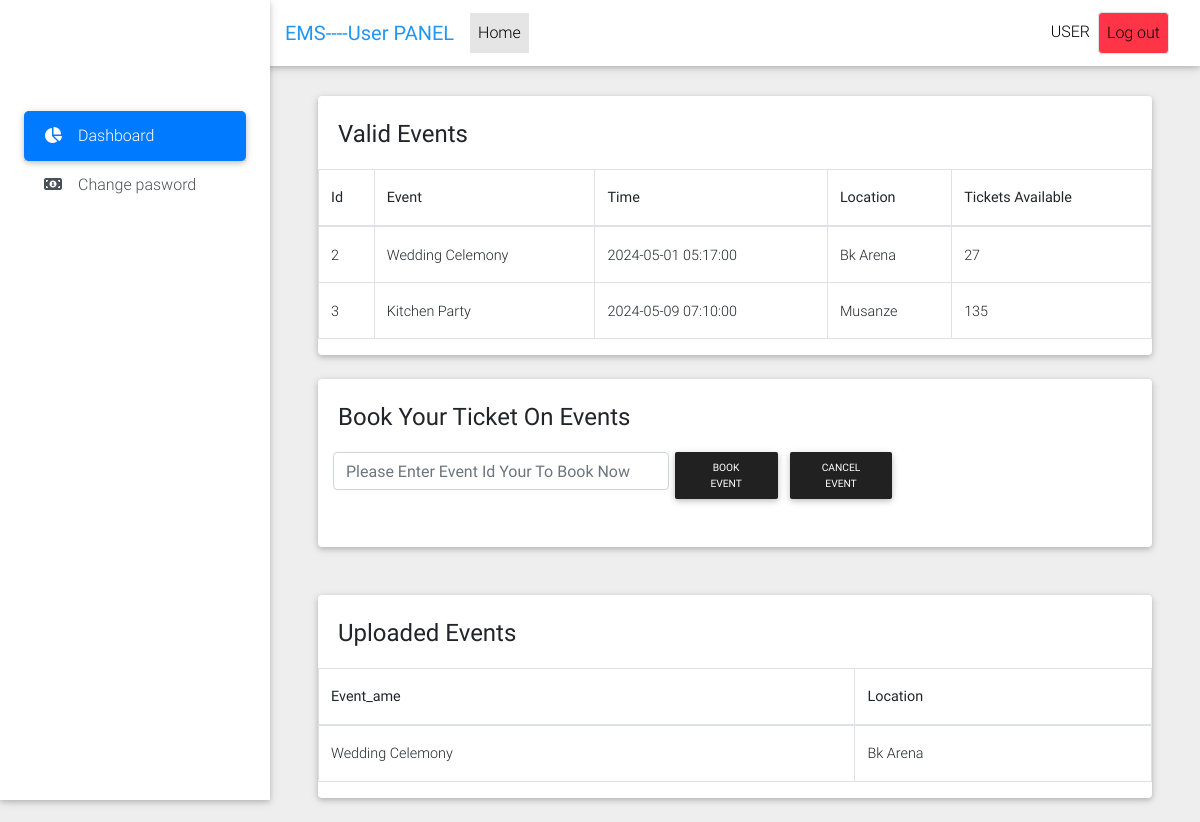
The app's page /dashboard.php (signed in) with its own data.
### tables this page shows
CREATE TABLE `events` (
  `id` int(11) NOT NULL,
  `event_name` varchar(255) NOT NULL,
  `event_time` datetime NOT NULL,
  `location` varchar(255) NOT NULL,
  `tickets` varchar(255) NOT NULL
);

CREATE TABLE `booked` (
  `Id` int(11) NOT NULL,
  `event_name` varchar(255) NOT NULL,
  `location` varchar(255) NOT NULL
);

### action/uploadedAttendance.php (the view, shortened to what this page needs)
 <?php
if ($_SESSION['userType']=='Trainer') {
  ?>
 <div class="card mb-4 wow fadeIn">
        <div class="card-body d-sm-flex justify-content-between">
          <h4 class="mb-2 mb-sm-0 pt-1">
            <span>Uploaded Events</span>
          </h4>
        </div>
           <table id="dataTable" class="table table-bordered">
                                    <thead>
                                        <tr>
                                            <th>Module</th>
                                            <th>Date</th>
                                            <th>Status</th>
                                        </tr>
                                    </thead>
                                    <tfoot>
                                        <tr>
                                          <th>Module</th>
                                            <th>Date</th>
                                            <th>Status</th>
                                        </tr>
                                    </tfoot>
                                    <tbody>
                                      <?php
                                      if ($attMade=$con->query("SELECT distinct * from uploadedattendance,modules where modules.moduleId=uploadedattendance.module AND uploadedattendance.trainer='".$_SESSION['userId']."'")) {
                                        if (mysqli_num_rows($attMade)==0) {
                                         echo "<tr ><td colspan='5' align='center'>No Event uploaded Yet</td></tr>";
                                        }
                                        while ($allAtt=mysqli_fetch_array($attMade)) {
                                          ?>
                                          <tr>
                                          <td><?php echo  $allAtt['moduleName']; ?></td>
                                          <td><?php echo  $allAtt['date']; ?></td>
                                          <td><?php echo  $allAtt['approved']; ?>
                                          </td>
                                          </tr>
                                          <?php
                                        }
                                      }
                                      ?>
                                    </tbody>
                                </table>
      </div>
      <?php
}elseif ($_SESSION['userType']=='User') {
  ?>
   <div class="card mb-4 wow fadeIn">
        <div class="card-body d-sm-flex justify-content-between">
          <h4 class="mb-2 mb-sm-0 pt-1">
            <span>Valid Events</span>
          </h4>
        </div>
            <table id="dataTable" class="table table-bordered">
                                    <tbody>
                                      <?php
                                      if ($mod=$con->query("SELECT * FROM events")) {
                                        if (mysqli_num_rows($mod)>0) {
                                          ?>
                                             <thead>
                                        <tr>
                                            <th>Id</th>
                                            <th>Event</th>
                                            <th>Time</th>
                                            <th>Location</th>
                                            <th>Tickets Available</th>
                                        </tr>
                                    </thead>
                                          <?php
                                        }
                                        while ($getMod=mysqli_fetch_array($mod)) {
                                          echo "<tr>
                                              <td>".$getMod['id']."</td>
                                              <td>".$getMod['event_name']."</td>
                                              <td>".$getMod['event_time']."</td>
                                              <td>".$getMod['location']."</td>
                                              <td>".$getMod['tickets']."</td>
                                          </tr>";
                                        }
                                      }
                                      ?>
                                    </tbody>
                                </table>
      </div>
      <div class="card mb-4 wow fadeIn">
        <div class="card-body d-sm-flex justify-content-between">
          <h4 class="mb-2 mb-sm-0 pt-1">
            <span>Book Your Ticket On Events</span>
          </h4>
        </div>
             <form class="container row w-75" action="" method="post" enctype="multipart/form-data">
            <div class="col-lg-12">
              <div class=" d-flex justify-content-center">
                <input type="text" class="form-control file" name="idis" placeholder="Please Enter Event Id Your To Book Now">
                <button class="btn btn-dark btn-sm my-0 p w-25" type="submit" name="book">Book Event</button>
                <button class="btn btn-dark btn-sm my-0 p w-25" type="submit" name="cancel">Cancel Event</button>
              </div>
            </div>
              <br>
          </form>
          <br>
          <br>
        </div>
        <br>
        <div class="card mb-4 wow fadeIn">
        <div class="card-body d-sm-flex justify-content-between">
          <h4 class="mb-2 mb-sm-0 pt-1">
            <span>Uploaded Events</span>
          </h4>
        </div>
           <table id="dataTable" class="table table-bordered">
                                    <tbody>
                                      <?php
                                      if ($modi=$con->query("SELECT * FROM booked")) {
                                        if (mysqli_num_rows($modi)>0) {
                                          ?>
                                             <thead>
                                        <tr>
                                            <th>Event_ame</th>
                                            <th>Location</th>
                                        </tr>
                                    </thead>
                                          <?php
                                        }
                                        while ($getModi=mysqli_fetch_array($modi)) {
                                          echo "<tr>
                                              <td>".$getModi['event_name']."</td>
                                              <td>".$getModi['location']."</td>
                                          </tr>";
                                        }
                                      }
                                      ?>
                                    </tbody>
                                </table>
      </div>
  <?php
}
    ?>

### dashboard.php (shortened to what this page needs)
<?php
include 'connection.php';
if (isset($_SESSION['username'])) {
       ?>
<!DOCTYPE html>
<html lang="en">
<head>
  <link href="css/bootstrap.min.css" rel="stylesheet">
  <link href="css/mdb.min.css" rel="stylesheet">
  <link href="css/style.min.css" rel="stylesheet">
  <link rel="stylesheet" type="text/css" href="fontawesome/css/all.min.css">
</head>
<body class="grey lighten-3">
  <header>
    <nav class="navbar fixed-top navbar-expand-lg navbar-light white scrolling-navbar">
      <div class="container-fluid">
        <a class="navbar-brand waves-effect" href="#"><strong class="blue-text">EMS----<?php echo $_SESSION['userType'];?> PANEL</strong>
        </a>
        <div class="collapse navbar-collapse" id="navbarSupportedContent">
          <ul class="navbar-nav mr-auto">
            <li class="nav-item active">
              <a class="nav-link waves-effect" href="#">Home
              </a>
            </li>
          </ul>
          <ul class="navbar-nav nav-flex-icons">
            <li class="nav-item">
              <a href="#" class="nav-link waves-effect">
                <?php echo strtoupper($_SESSION['username']); ?>
              </a>
            </li>
            <li class="nav-item">
              <a href="dashboard.php?out=1" class="btn-danger nav-link border border-light rounded waves-effect color-white">
                Log out
              </a>
            </li>
          </ul>
        </div>
      </div>
    </nav>
    <div class="sidebar-fixed position-fixed">
      <a class="logo-wrapper waves-effect">
      </a>
      <div class="list-group list-group-flush">
        <a href="dashboard.php" class="list-group-item active waves-effect">
          <i class="fas fa-chart-pie mr-3"></i>Dashboard
        </a>
        <a href="?page=action/changePassword" class="list-group-item list-group-item-action waves-effect">
          <i class="fas fa-money-bill-alt mr-3"></i>Change pasword</a>
      </div>
    </div>
  </header>
  <main class="pt-5 mx-lg-5">
      <?php
      if(isset($_GET['page'])){
        include $_GET['page'].'.php';
      }else{
include 'action/uploadedAttendance.php';
      }
       ?>
  </main>
</body>
</html>
<?php
} else{
  header("Location:index.php");
}
?>

### records on screen
events: id "2", event_name "Wedding Celemony", event_time "2024-05-01 05:17:00", location "Bk Arena", tickets "27"
events: id "3", event_name "Kitchen Party", event_time "2024-05-09 07:10:00", location "Musanze", tickets "135"
booked: event_name "Wedding Celemony", location "Bk Arena"

### other values on screen
$_SESSION['userType'] "User"
$_SESSION['username'] "USER"
